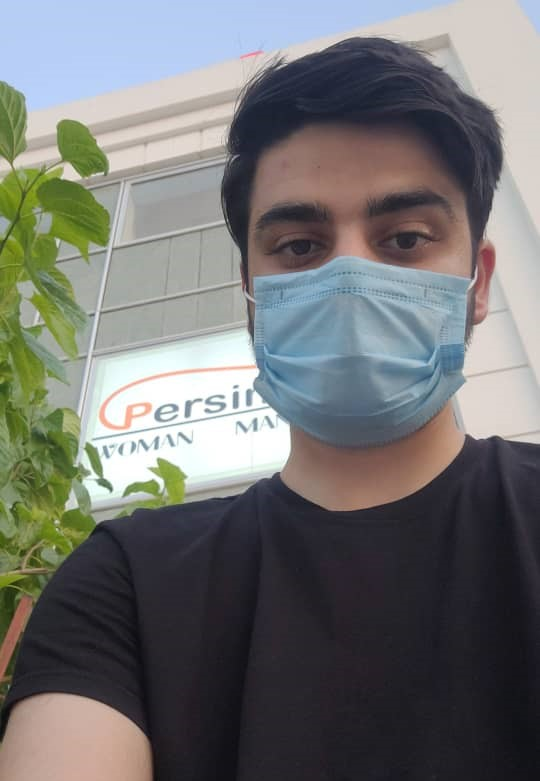
#> input picture Assignment22/6/me.jpg, 540 x 781 px, found by its file name
$ python art.py
#> lines starting #> are read from the running program, lines starting #| are printed output that depends on the picture
import cv2

myPicture = cv2.imread("6/me.jpg", 0)
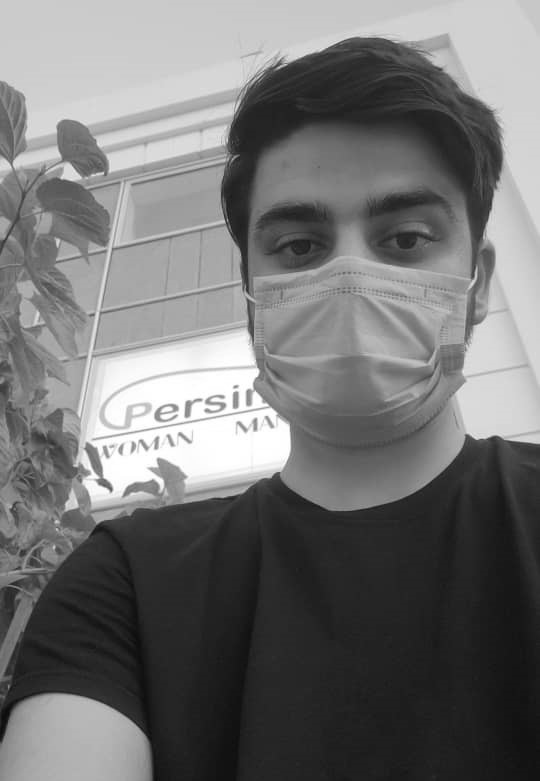
#> myPicture: shape (781, 540); min 11, max 255, mean 114.9

inverted = 255 - myPicture
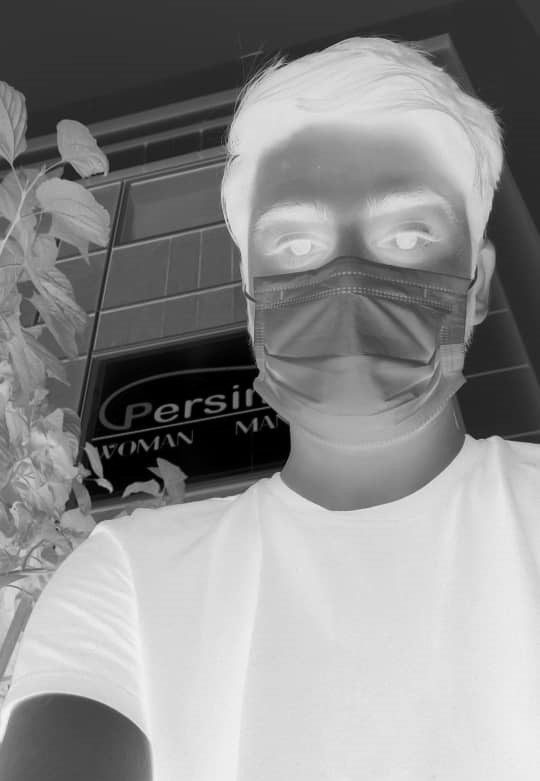
#> inverted: shape (781, 540); min 0, max 244, mean 140.1
blurred = cv2.GaussianBlur(inverted, (21, 21), 0)
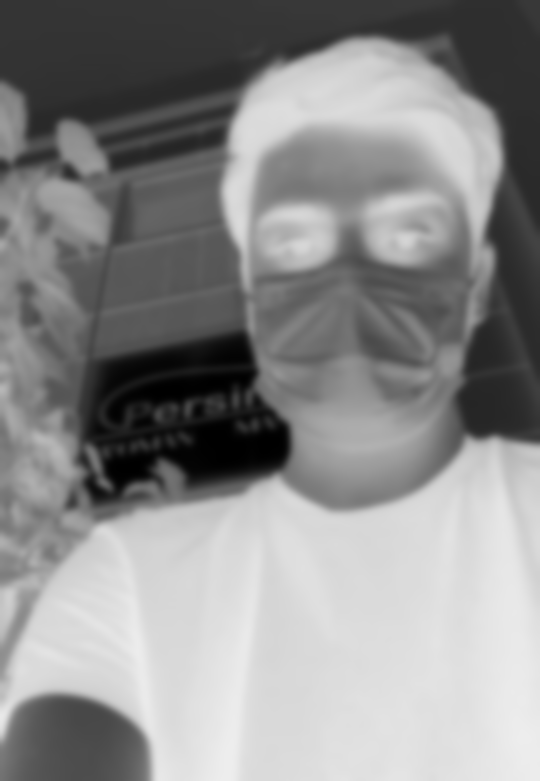
#> blurred: shape (781, 540); min 0, max 237, mean 140.1
inverted_blurred = 255 - blurred
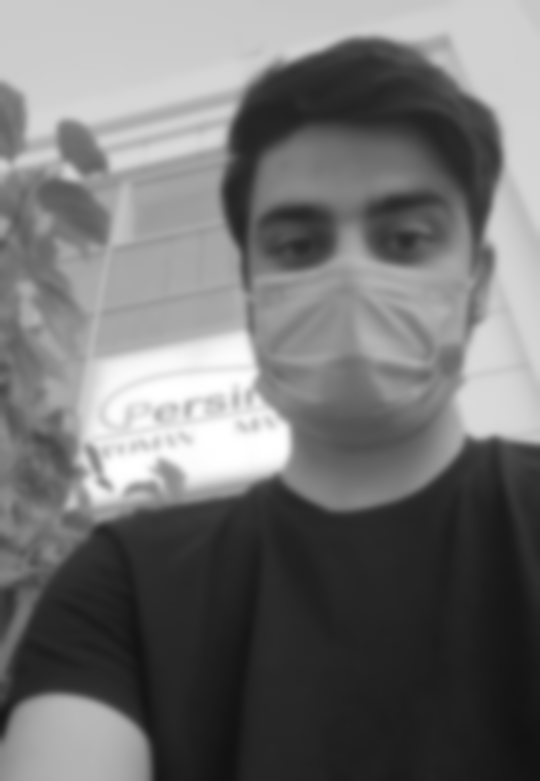
#> inverted_blurred: shape (781, 540); min 18, max 255, mean 114.9

sketch = myPicture // inverted_blurred
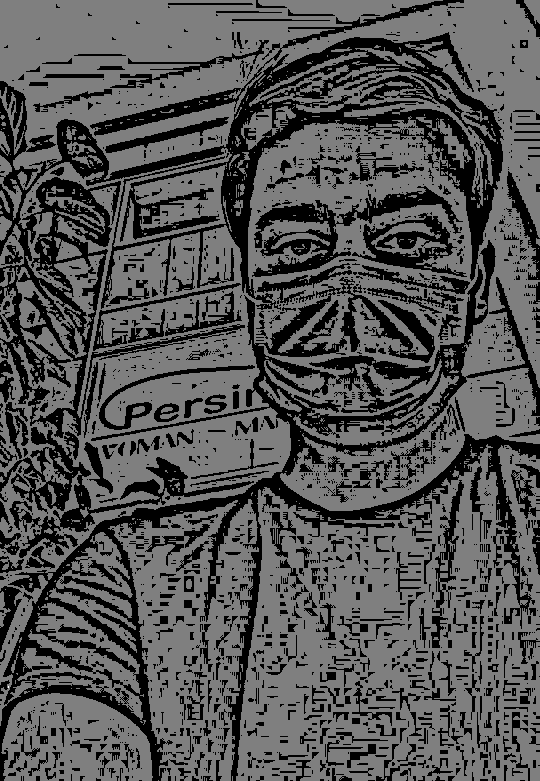
#> sketch: shape (781, 540); min 0, max 2, mean 0.664; drawn with min black and max white
sketch = 255 * sketch
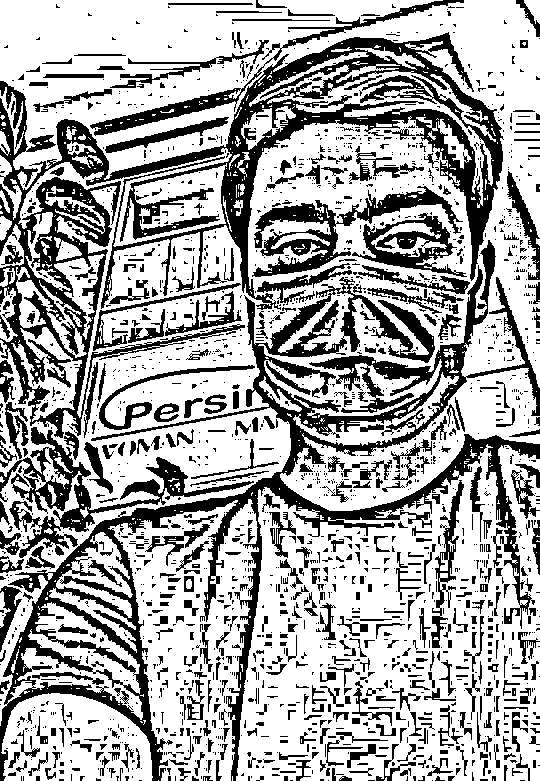
#> sketch: shape (781, 540); min 0, max 255, mean 169.3

cv2.imwrite("6/Art.jpg", sketch)
cv2.imshow("me", sketch)
cv2.waitKey()
